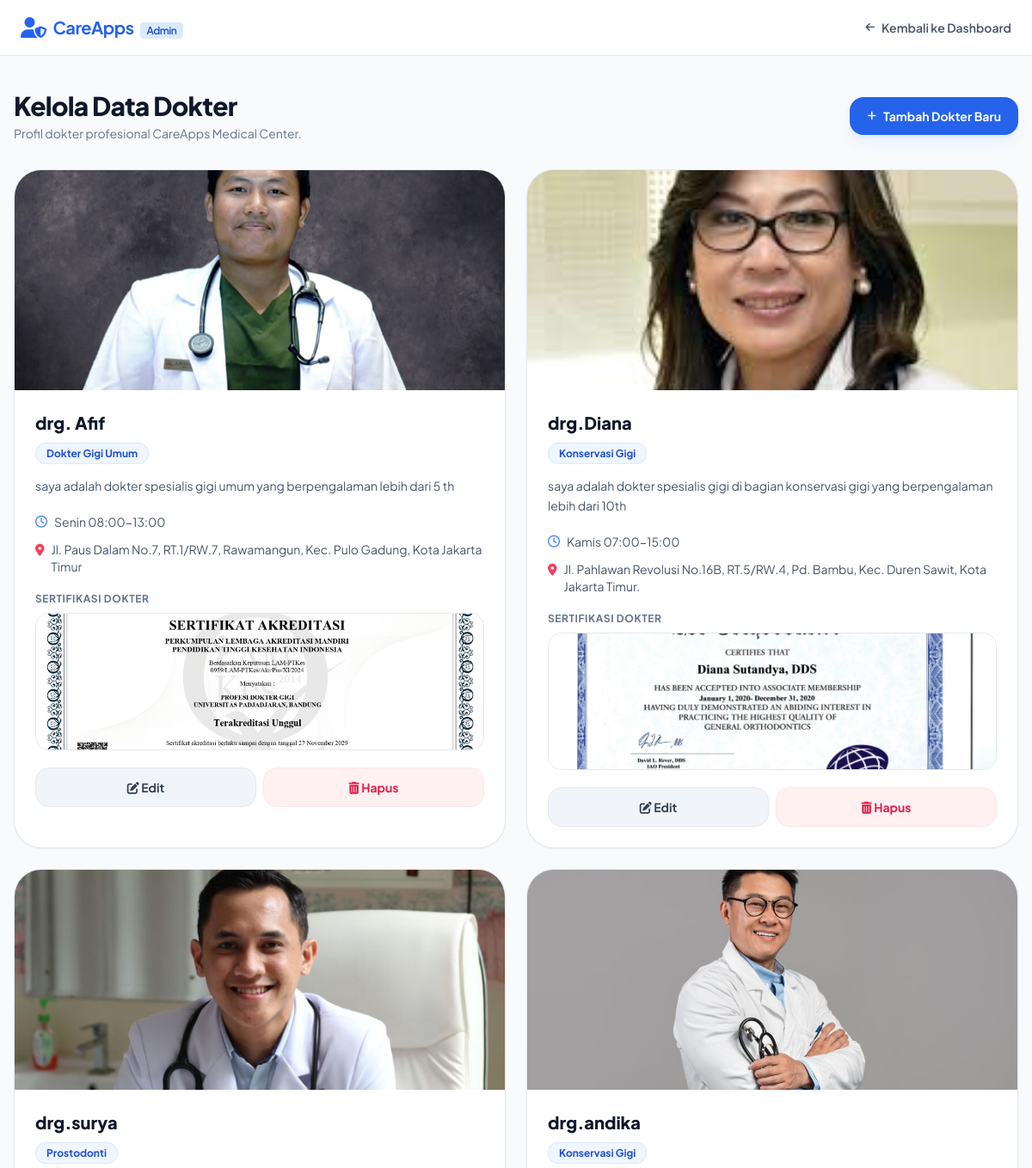
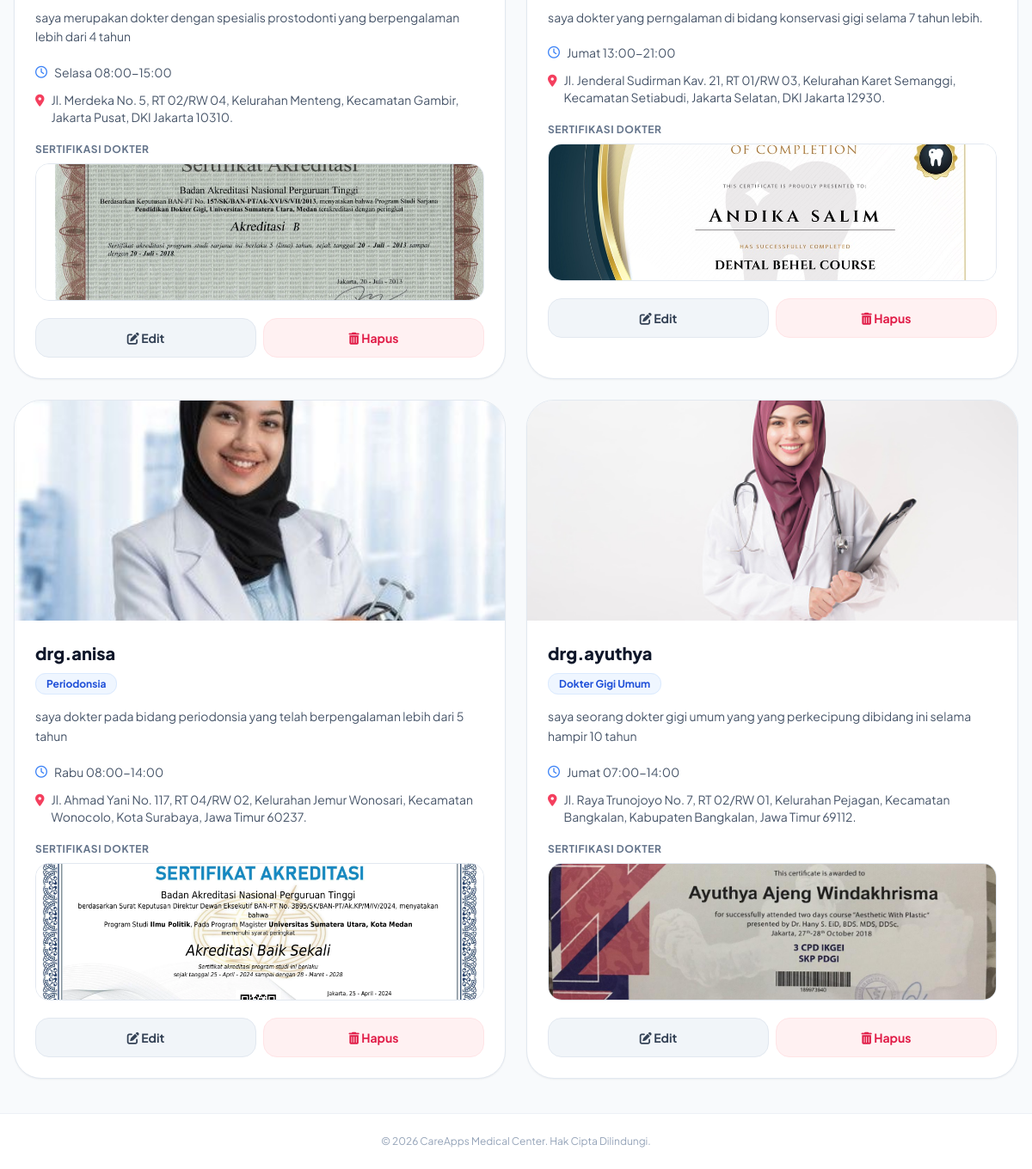
Screenshot of /dokter.php (signed in) with the database file from the repository (2 pictures, top to bottom).
### tables this page shows
CREATE TABLE `dokter` (
  `id_dokter` int(11) NOT NULL AUTO_INCREMENT,
  `nama_dokter` varchar(100) DEFAULT NULL,
  `spesialis` varchar(100) DEFAULT NULL,
  `jadwal` varchar(100) DEFAULT NULL,
  `alamat_klinik` varchar(250) DEFAULT NULL,
  `foto_dokter` varchar(255) DEFAULT NULL,
  `sertifikat` varchar(255) DEFAULT NULL,
  `deskripsi` varchar(255) DEFAULT NULL,
  PRIMARY KEY (`id_dokter`)
);

### dokter.php (the view, shortened to what this page needs)
<?php
include 'koneksi.php';
$dokter = mysqli_query($conn, "SELECT * FROM dokter");
?>
<!DOCTYPE html>
<html lang="id">
<head>
    <script src="https://cdn.tailwindcss.com"></script>
    <link rel="stylesheet" href="https://cdnjs.cloudflare.com/ajax/libs/font-awesome/6.4.0/css/all.min.css">
</head>
<body class="bg-slate-50 min-h-screen text-slate-800 antialiased flex flex-col justify-between">
    <nav class="bg-white border-b border-slate-200 py-4 px-6 sticky top-0 z-50">
        <div class="container mx-auto flex justify-between items-center max-w-7xl">
            <div class="flex items-center space-x-2 text-blue-600 font-bold text-xl tracking-tight">
                <i class="fas fa-user-shield text-2xl"></i>
                <span>
                    CareApps
                    <span class="text-xs font-semibold bg-blue-100 text-blue-700 px-2 py-0.5 rounded ml-1">
                        Admin
                    </span>
                </span>
            </div>
            <a href="dashboard.php"
               class="text-sm font-semibold text-slate-600 hover:text-slate-900 flex items-center gap-2 transition">
                <i class="fas fa-arrow-left text-xs"></i>
                Kembali ke Dashboard
            </a>
        </div>
    </nav>
    <main class="container mx-auto px-4 py-10 max-w-7xl flex-grow">
        <div class="flex flex-col sm:flex-row sm:items-center sm:justify-between gap-4 mb-8">
            <div>
                <h2 class="text-3xl font-black text-slate-900 tracking-tight">
                    Kelola Data Dokter
                </h2>
                <p class="text-slate-500 text-sm mt-1">
                    Profil dokter profesional CareApps Medical Center.
                </p>
            </div>
            <a href="tambah-dokter.php"
               class="bg-blue-600 hover:bg-blue-700 active:scale-95 text-white font-bold px-5 py-3 rounded-2xl text-sm transition-all duration-150 flex items-center justify-center gap-2 shadow-lg shadow-blue-500/10 w-fit">
                <i class="fas fa-plus text-xs"></i>
                Tambah Dokter Baru
            </a>
        </div>
        <div class="grid grid-cols-1 md:grid-cols-2 xl:grid-cols-3 gap-6">
            <?php if(mysqli_num_rows($dokter) == 0) { ?>
                <div class="col-span-full bg-white rounded-3xl p-10 text-center border border-slate-200">
                    <i class="fas fa-folder-open text-4xl text-slate-300 mb-4"></i>
                    <p class="text-slate-500">Belum ada data dokter terdaftar.</p>
                </div>
            <?php } else { ?>
                <?php while($d = mysqli_fetch_assoc($dokter)) { ?>
                    <div class="bg-white rounded-[2rem] border border-slate-200 shadow-sm overflow-hidden hover:shadow-xl transition-all duration-300">
                        <div class="h-64 bg-slate-100 overflow-hidden">
                            <img src="gambar-dokter/<?php echo htmlspecialchars($d['foto_dokter']); ?>"
                                 class="w-full h-full object-cover">
                        </div>
                        <div class="p-6">
                            <h3 class="text-xl font-black text-slate-900 mb-2">
                                <?php echo htmlspecialchars($d['nama_dokter']); ?>
                            </h3>
                            <div class="mb-4">
                                <span class="bg-blue-50 text-blue-700 border border-blue-100 px-3 py-1 rounded-xl text-xs font-bold">
                                    <?php echo htmlspecialchars($d['spesialis']); ?>
                                </span>
                            </div>
                            <p class="text-sm text-slate-600 leading-relaxed mb-5">
                                <?php echo htmlspecialchars($d['deskripsi']); ?>
                            </p>
                            <div class="flex items-center gap-2 text-sm text-slate-600 mb-3">
                                <i class="far fa-clock text-blue-500"></i>
                                <?php echo htmlspecialchars($d['jadwal']); ?>
                            </div>
                            <div class="flex items-start gap-2 text-sm text-slate-600 mb-5">
                                <i class="fas fa-map-marker-alt text-rose-500 mt-1"></i>
                                <span><?php echo htmlspecialchars($d['alamat_klinik']); ?></span>
                            </div>
                            <div class="mb-5">
                                <p class="text-xs font-bold text-slate-500 uppercase tracking-wider mb-2">
                                    Sertifikasi Dokter
                                </p>
                                <img src="sertifikat-dokter/<?php echo htmlspecialchars($d['sertifikat']); ?>"
                                     class="w-full h-40 object-cover rounded-2xl border border-slate-200">
                            </div>
                            <div class="flex gap-2">
                                <a href="edit-dokter.php?id=<?php echo $d['id_dokter']; ?>"
                                   class="flex-1 bg-slate-100 hover:bg-blue-50 text-slate-700 hover:text-blue-600 border border-slate-200 rounded-2xl py-3 text-sm font-bold text-center transition">
                                    <i class="fas fa-edit"></i> Edit
                                </a>
                                <a href="hapus-dokter.php?id=<?php echo $d['id_dokter']; ?>"
                                   onclick="return confirm('Yakin ingin menghapus dokter ini?')"
                                   class="flex-1 bg-rose-50 hover:bg-rose-600 text-rose-600 hover:text-white border border-rose-100 rounded-2xl py-3 text-sm font-bold text-center transition">
                                    <i class="fas fa-trash-alt"></i> Hapus
                                </a>
                            </div>
                        </div>
                    </div>
                <?php } ?>
            <?php } ?>
        </div>
    </main>
    <footer class="py-6 text-center text-xs text-slate-400 border-t border-slate-200/60 bg-white">
        &copy; 2026 CareApps Medical Center. Hak Cipta Dilindungi.
    </footer>
</body>
</html>

### dokter.php (style rules this page uses)
body { font-family: 'Plus Jakarta Sans', sans-serif; }

### rows the page displays
dokter: foto_dokter (picture), nama_dokter "drg. Afif", spesialis "Dokter Gigi Umum", deskripsi "saya adalah dokter spesialis gigi umum yang berpengalaman lebih dari 5 th", jadwal "Senin 08:00-13:00", alamat_klinik "Jl. Paus Dalam No.7, RT.1/RW.7, Rawamangun, Kec. Pulo Gadung, Kota Jakarta Timur", sertifikat (picture)
dokter: foto_dokter (picture), nama_dokter "drg.Diana", spesialis "Konservasi Gigi", deskripsi "saya adalah dokter spesialis gigi di bagian konservasi gigi yang berpengalaman lebih dari 10th", jadwal "Kamis 07:00-15:00", alamat_klinik "Jl. Pahlawan Revolusi No.16B, RT.5/RW.4, Pd. Bambu, Kec. Duren Sawit, Kota Jakarta Timur.", sertifikat (picture)
dokter: foto_dokter (picture), nama_dokter "drg.surya", spesialis "Prostodonti", deskripsi "saya merupakan dokter dengan spesialis prostodonti yang berpengalaman lebih dari 4 tahun", jadwal "Selasa 08:00-15:00", alamat_klinik "Jl. Merdeka No. 5, RT 02/RW 04, Kelurahan Menteng, Kecamatan Gambir, Jakarta Pusat, DKI Jakarta 10310.", sertifikat (picture)
dokter: foto_dokter (picture), nama_dokter "drg.andika", spesialis "Konservasi Gigi", deskripsi "saya dokter yang perngalaman di bidang konservasi gigi selama 7 tahun lebih.", jadwal "Jumat 13:00-21:00", alamat_klinik "Jl. Jenderal Sudirman Kav. 21, RT 01/RW 03, Kelurahan Karet Semanggi, Kecamatan Setiabudi, Jakarta Selatan, DKI Jakarta 12930.", sertifikat (picture)
dokter: foto_dokter (picture), nama_dokter "drg.anisa", spesialis "Periodonsia", deskripsi "saya dokter pada bidang periodonsia yang telah berpengalaman lebih dari 5 tahun", jadwal "Rabu 08:00-14:00", alamat_klinik "Jl. Ahmad Yani No. 117, RT 04/RW 02, Kelurahan Jemur Wonosari, Kecamatan Wonocolo, Kota Surabaya, Jawa Timur 60237.", sertifikat (picture)
dokter: foto_dokter (picture), nama_dokter "drg.ayuthya", spesialis "Dokter Gigi Umum", deskripsi "saya seorang dokter gigi umum yang yang perkecipung dibidang ini selama hampir 10 tahun", jadwal "Jumat 07:00-14:00", alamat_klinik "Jl. Raya Trunojoyo No. 7, RT 02/RW 01, Kelurahan Pejagan, Kecamatan Bangkalan, Kabupaten Bangkalan, Jawa Timur 69112.", sertifikat (picture)
